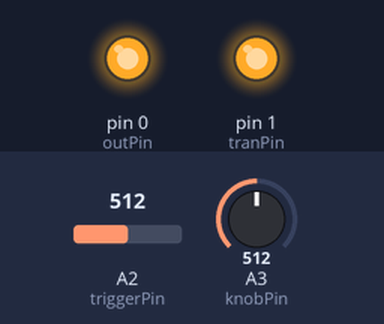
The sketch below on a simulated Arduino Uno, built with avr-gcc and run on an emulated ATmega328P. Shown: output pins drawn as LEDs (lit = HIGH). Dashed ring = blinking. The inputs (shaded band) are chosen by the test bench; at power-on: A2 (triggerPin) = 512, A3 (knobPin) = 512.

Above: at 1.2 s.
1.3 s: A2 (triggerPin) set to 476
2.8 s: A2 (triggerPin) set to 457
At 5.7 s:
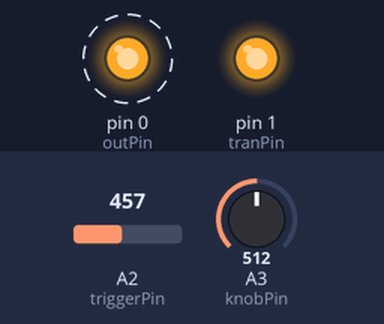
5.8 s: A2 (triggerPin) set to 475
At 6.5 s:
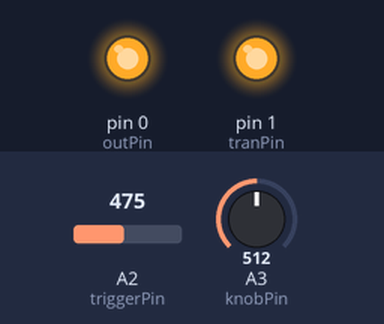
7.3 s: A2 (triggerPin) set to 455
At 7.7 s:
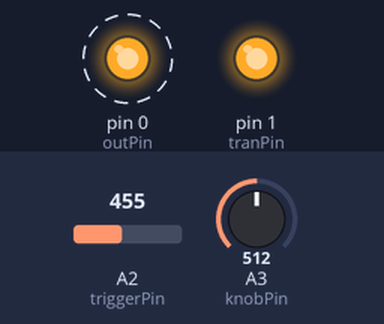
10.3 s: A3 (knobPin) set to 122
At 10.86 s:
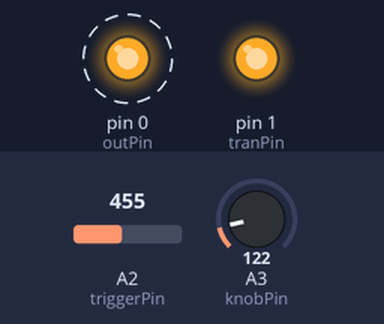
13.3 s: A3 (knobPin) set to 0
At 13.52 s:
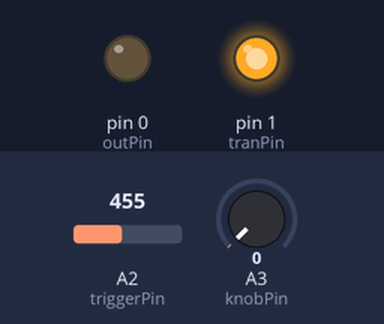
Timing chart, 0 to 16.3 s (numbered marks = the images above; inputs shaded):
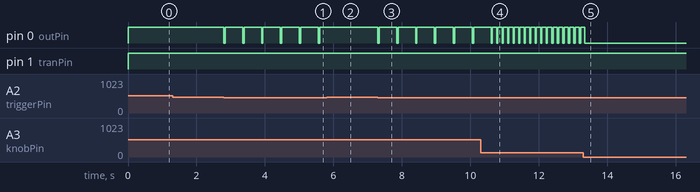

The sketch:

main.ino
```cpp
const int knobPin = 3;
const int triggerPin = 2;
const int outPin = 0;
const int tranPin = 1;


int knobValue = 0;
int triggerValue = 0;


void setup() {
  pinMode(outPin, OUTPUT);
  pinMode(tranPin, OUTPUT);
}


void loop() {

  triggerValue = analogRead(triggerPin);

  if (triggerValue < 465) {

    knobValue = analogRead(knobPin);

    if(knobValue > 970) {
      analogWrite(tranPin, triggerValue * 0.30);
    }


    else {

      analogWrite(outPin, 0);
      delay(40);
      analogWrite(outPin, 255);

      triggerValue = analogRead(triggerPin);
        if (triggerValue < 1) {
           knobValue = 0;
        }
        delay(knobValue/5);

        triggerValue = analogRead(triggerPin);
        if (triggerValue < 1) {
           knobValue = 0;
        }
        delay(knobValue/5);

        triggerValue = analogRead(triggerPin);
        if (triggerValue < 1) {
           knobValue = 0;
        }
        delay(knobValue/5);

        triggerValue = analogRead(triggerPin);
        if (triggerValue < 1) {
           knobValue = 0;
        }
        delay(knobValue/5);

        triggerValue = analogRead(triggerPin);
        if (triggerValue < 1) {
           knobValue = 0;
        }
        delay(knobValue/5);
    }
  }

  else {
    analogWrite(outPin, 255);
    analogWrite(tranPin, 165);
  }

}
```

Measured:
- the behaviour switches between 465 and 464 on A2 (triggerPin) (found by bisection; images 0 and 1)
- after the input at 1.3 s, every drawn part: stays the same
- after the input at 2.8 s, pin 0 (outPin): alternates HIGH for 0.51 s and LOW for 0.04 s, starting at once
- after the input at 5.8 s, pin 0 (outPin): stops changing and stays HIGH
- after the input at 7.3 s, pin 0 (outPin): alternates HIGH for 0.51 s and LOW for 0.04 s, starting at once
- after the input at 10.3 s, pin 0 (outPin): alternates HIGH for 0.12 s and LOW for 0.04 s, starting after 0.47 s
- after the input at 13.3 s, pin 0 (outPin): goes on until 13.3 s, then stays LOW
